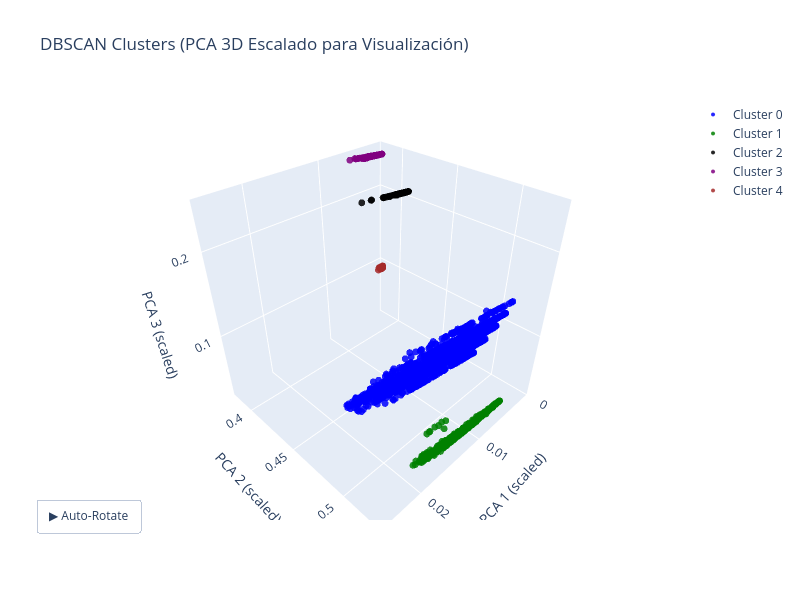

Notebook source saved alongside this figure:
### Code cell
fig = go.Figure()
colors = ['red', 'blue', 'green', 'black', 'purple', 'brown',
          'pink', 'gray', 'cyan', 'magenta']

for i, cluster in enumerate(unique_clusters):

    
    # ⛔ Saltar ruido
    if cluster == -1:
        continue
    
    cluster_mask = clusters == cluster
    label = f"Cluster {cluster}" if cluster != -1 else "Noise"

    fig.add_trace(go.Scatter3d(
        x=X_pca_vis[cluster_mask, 0],
        y=X_pca_vis[cluster_mask, 1],
        z=X_pca_vis[cluster_mask, 2],
        mode='markers',
        marker=dict(
            size=4,
            color=colors[i % len(colors)],
            opacity=0.85
        ),
        name=label
    ))

# ==========================
# 4) Layout
# ==========================
fig.update_layout(
    title="DBSCAN Clusters (PCA 3D Escalado para Visualización)",
    scene=dict(
        xaxis_title='PCA 1 (scaled)',
        yaxis_title='PCA 2 (scaled)',
        zaxis_title='PCA 3 (scaled)'
    ),
    width=800,
    height=600
)


def rotate_camera(angle):
    return dict(
        eye=dict(
            x=2*np.cos(angle),
            y=2*np.sin(angle),
            z=0.5
        )
    )

frames = []
angles = np.linspace(0, 2*np.pi, 120)  # 120 pasos para 360°

for angle in angles:
    frames.append(
        go.Frame(layout=dict(scene_camera=rotate_camera(angle)))
    )

fig.frames = frames

fig.update_layout(
    updatemenus=[
        dict(
            type="buttons",
            showactive=False,
            buttons=[
                dict(
                    label="▶ Auto-Rotate",
                    method="animate",
                    args=[
                        None,
                        dict(frame=dict(duration=50, redraw=True),
                             fromcurrent=True,
                             transition=dict(duration=0))
                    ]
                )
            ],
            x=0.1,
            y=0.05
        )
    ]
)
# ==========================
# 5) Mostrar figura
# ============
fig.show()

### Figure 1 — Plotly figure (JSON) as saved in the notebook; plotly's stock layout.template omitted (floating-point values rounded to 4 significant figures; data arrays with more than 128 entries replaced by an {"elided": "..."} marker saying what was removed)
{"data": [{"marker": {"color": "blue", "opacity": 0.85, "size": 4}, "mode": "markers", "name": "Cluster 0", "type": "scatter3d", "x": {"elided": "10322 float values"}, "y": {"elided": "10322 float values"}, "z": {"elided": "10322 float values"}}, {"marker": {"color": "green", "opacity": 0.85, "size": 4}, "mode": "markers", "name": "Cluster 1", "type": "scatter3d", "x": {"elided": "5126 float values"}, "y": {"elided": "5126 float values"}, "z": {"elided": "5126 float values"}}, {"marker": {"color": "black", "opacity": 0.85, "size": 4}, "mode": "markers", "name": "Cluster 2", "type": "scatter3d", "x": {"elided": "716 float values"}, "y": {"elided": "716 float values"}, "z": {"elided": "716 float values"}}, {"marker": {"color": "purple", "opacity": 0.85, "size": 4}, "mode": "markers", "name": "Cluster 3", "type": "scatter3d", "x": {"elided": "384 float values"}, "y": {"elided": "384 float values"}, "z": {"elided": "384 float values"}}, {"marker": {"color": "brown", "opacity": 0.85, "size": 4}, "mode": "markers", "name": "Cluster 4", "type": "scatter3d", "x": {"elided": "386 float values"}, "y": {"elided": "386 float values"}, "z": {"elided": "386 float values"}}], "layout": {"height": 600, "scene": {"xaxis": {"title": {"text": "PCA 1 (scaled)"}}, "yaxis": {"title": {"text": "PCA 2 (scaled)"}}, "zaxis": {"title": {"text": "PCA 3 (scaled)"}}}, "title": {"text": "DBSCAN Clusters (PCA 3D Escalado para Visualización)"}, "updatemenus": [{"buttons": [{"args": [null, {"frame": {"duration": 50, "redraw": true}, "fromcurrent": true, "transition": {"duration": 0}}], "label": "▶ Auto-Rotate", "method": "animate"}], "showactive": false, "type": "buttons", "x": 0.1, "y": 0.05}], "width": 800}}
